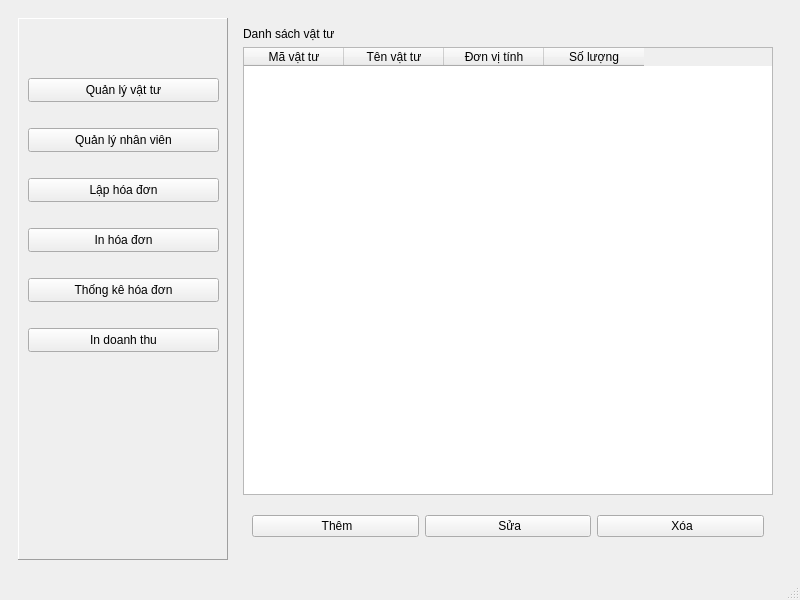
<?xml version="1.0" encoding="UTF-8"?>
<ui version="4.0">
 <class>MainWindow</class>
 <widget class="QMainWindow" name="MainWindow">
  <property name="geometry">
   <rect>
    <x>0</x>
    <y>0</y>
    <width>800</width>
    <height>600</height>
   </rect>
  </property>
  <property name="minimumSize">
   <size>
    <width>120</width>
    <height>0</height>
   </size>
  </property>
  <property name="windowTitle">
   <string>MainWindow</string>
  </property>
  <widget class="QWidget" name="centralwidget">
   <layout class="QHBoxLayout" name="horizontalLayout_2">
    <item>
     <widget class="QWidget" name="widget" native="true">
      <layout class="QHBoxLayout" name="horizontalLayout_3">
       <item>
        <widget class="QFrame" name="sidebar">
         <property name="minimumSize">
          <size>
           <width>210</width>
           <height>0</height>
          </size>
         </property>
         <property name="frameShape">
          <enum>QFrame::Shape::Panel</enum>
         </property>
         <property name="frameShadow">
          <enum>QFrame::Shadow::Raised</enum>
         </property>
         <widget class="QPushButton" name="btnVatTu">
          <property name="geometry">
           <rect>
            <x>10</x>
            <y>60</y>
            <width>191</width>
            <height>24</height>
           </rect>
          </property>
          <property name="text">
           <string>Quản lý vật tư</string>
          </property>
         </widget>
         <widget class="QPushButton" name="btnNhanVien">
          <property name="geometry">
           <rect>
            <x>10</x>
            <y>110</y>
            <width>191</width>
            <height>24</height>
           </rect>
          </property>
          <property name="text">
           <string>Quản lý nhân viên</string>
          </property>
         </widget>
         <widget class="QPushButton" name="btnLapHD">
          <property name="geometry">
           <rect>
            <x>10</x>
            <y>160</y>
            <width>191</width>
            <height>24</height>
           </rect>
          </property>
          <property name="text">
           <string>Lập hóa đơn</string>
          </property>
         </widget>
         <widget class="QPushButton" name="btnInHD">
          <property name="geometry">
           <rect>
            <x>10</x>
            <y>210</y>
            <width>191</width>
            <height>24</height>
           </rect>
          </property>
          <property name="text">
           <string>In hóa đơn</string>
          </property>
         </widget>
         <widget class="QPushButton" name="btnThongKe">
          <property name="geometry">
           <rect>
            <x>10</x>
            <y>260</y>
            <width>191</width>
            <height>24</height>
           </rect>
          </property>
          <property name="text">
           <string>Thống kê hóa đơn</string>
          </property>
         </widget>
         <widget class="QPushButton" name="btnDoanhThu">
          <property name="geometry">
           <rect>
            <x>10</x>
            <y>310</y>
            <width>191</width>
            <height>24</height>
           </rect>
          </property>
          <property name="text">
           <string>In doanh thu</string>
          </property>
         </widget>
        </widget>
       </item>
       <item>
        <widget class="QStackedWidget" name="stackedWidget">
         <property name="currentIndex">
          <number>0</number>
         </property>
         <widget class="QWidget" name="pageVatTu">
          <layout class="QVBoxLayout" name="verticalLayout">
           <item>
            <widget class="QLabel" name="label_6">
             <property name="text">
              <string>Danh sách vật tư</string>
             </property>
            </widget>
           </item>
           <item>
            <widget class="QTableWidget" name="tableVatTu">
             <column>
              <property name="text">
               <string>Mã vật tư</string>
              </property>
             </column>
             <column>
              <property name="text">
               <string>Tên vật tư</string>
              </property>
             </column>
             <column>
              <property name="text">
               <string>Đơn vị tính</string>
              </property>
             </column>
             <column>
              <property name="text">
               <string>Số lượng</string>
              </property>
             </column>
            </widget>
           </item>
           <item>
            <widget class="QWidget" name="widget_2" native="true">
             <property name="minimumSize">
              <size>
               <width>0</width>
               <height>50</height>
              </size>
             </property>
             <layout class="QHBoxLayout" name="horizontalLayout">
              <item>
               <widget class="QPushButton" name="btnThemVT">
                <property name="text">
                 <string> Thêm</string>
                </property>
                <property name="icon">
                 <iconset theme="QIcon::ThemeIcon::ListAdd"/>
                </property>
                <property name="checkable">
                 <bool>false</bool>
                </property>
                <property name="checked">
                 <bool>false</bool>
                </property>
               </widget>
              </item>
              <item>
               <widget class="QPushButton" name="btnSuaVT">
                <property name="text">
                 <string> Sửa</string>
                </property>
                <property name="icon">
                 <iconset theme="QIcon::ThemeIcon::MailMessageNew"/>
                </property>
               </widget>
              </item>
              <item>
               <widget class="QPushButton" name="btnXoaVT">
                <property name="text">
                 <string> Xóa</string>
                </property>
                <property name="icon">
                 <iconset theme="QIcon::ThemeIcon::EditClear"/>
                </property>
               </widget>
              </item>
             </layout>
            </widget>
           </item>
          </layout>
         </widget>
         <widget class="QWidget" name="pageNhanVien">
          <layout class="QVBoxLayout" name="verticalLayout_2">
           <item>
            <widget class="QLabel" name="label_5">
             <property name="text">
              <string>Danh sách nhân viên</string>
             </property>
            </widget>
           </item>
           <item>
            <layout class="QHBoxLayout" name="horizontalLayout_6">
             <item>
              <widget class="QPushButton" name="btnSapXepTheoTen">
               <property name="text">
                <string>Sắp xếp theo tên (trùng tên theo họ)</string>
               </property>
              </widget>
             </item>
             <item>
              <widget class="QPushButton" name="btnSapXepTheoMa">
               <property name="text">
                <string>Sắp xếp theo mã nhân viên</string>
               </property>
              </widget>
             </item>
            </layout>
           </item>
           <item>
            <widget class="QTableWidget" name="tableNhanVien">
             <column>
              <property name="text">
               <string>Mã nhân viên</string>
              </property>
             </column>
             <column>
              <property name="text">
               <string>Họ nhân viên</string>
              </property>
             </column>
             <column>
              <property name="text">
               <string>Tên nhân viên</string>
              </property>
             </column>
             <column>
              <property name="text">
               <string>Giới tính</string>
              </property>
             </column>
            </widget>
           </item>
           <item>
            <widget class="QWidget" name="widget_3" native="true">
             <property name="minimumSize">
              <size>
               <width>0</width>
               <height>50</height>
              </size>
             </property>
             <layout class="QHBoxLayout" name="horizontalLayout_4">
              <item>
               <widget class="QPushButton" name="btnThemNV">
                <property name="text">
                 <string> Thêm</string>
                </property>
                <property name="icon">
                 <iconset theme="QIcon::ThemeIcon::ListAdd"/>
                </property>
                <property name="checkable">
                 <bool>false</bool>
                </property>
                <property name="checked">
                 <bool>false</bool>
                </property>
               </widget>
              </item>
              <item>
               <widget class="QPushButton" name="btnSuaNV">
                <property name="text">
                 <string> Sửa</string>
                </property>
                <property name="icon">
                 <iconset theme="QIcon::ThemeIcon::MailMessageNew"/>
                </property>
               </widget>
              </item>
              <item>
               <widget class="QPushButton" name="btnXoaNV">
                <property name="text">
                 <string> Xóa</string>
                </property>
                <property name="icon">
                 <iconset theme="QIcon::ThemeIcon::EditClear"/>
                </property>
               </widget>
              </item>
             </layout>
            </widget>
           </item>
          </layout>
         </widget>
         <widget class="QWidget" name="pageLapHD">
          <layout class="QVBoxLayout" name="verticalLayout_4">
           <item>
            <layout class="QHBoxLayout" name="horizontalLayout_5">
             <item>
              <layout class="QVBoxLayout" name="verticalLayout_11">
               <item>
                <widget class="QLabel" name="label_7">
                 <property name="text">
                  <string>Danh sách nhân viên:</string>
                 </property>
                </widget>
               </item>
               <item>
                <widget class="QTableWidget" name="tableNV">
                 <attribute name="verticalHeaderStretchLastSection">
                  <bool>false</bool>
                 </attribute>
                 <column>
                  <property name="text">
                   <string>Mã MV</string>
                  </property>
                 </column>
                 <column>
                  <property name="text">
                   <string>Họ</string>
                  </property>
                 </column>
                 <column>
                  <property name="text">
                   <string>Tên</string>
                  </property>
                 </column>
                </widget>
               </item>
              </layout>
             </item>
             <item>
              <layout class="QVBoxLayout" name="verticalLayout_10">
               <property name="leftMargin">
                <number>0</number>
               </property>
               <item>
                <widget class="QLabel" name="label_8">
                 <property name="text">
                  <string>Danh sách vật tư:</string>
                 </property>
                </widget>
               </item>
               <item>
                <widget class="QTableWidget" name="tableVT">
                 <column>
                  <property name="text">
                   <string>Mã VT</string>
                  </property>
                 </column>
                 <column>
                  <property name="text">
                   <string>Tên</string>
                  </property>
                 </column>
                 <column>
                  <property name="text">
                   <string>Tồn kho</string>
                  </property>
                 </column>
                </widget>
               </item>
              </layout>
             </item>
            </layout>
           </item>
           <item>
            <layout class="QHBoxLayout" name="horizontalLayout_7">
             <item>
              <layout class="QVBoxLayout" name="verticalLayout_8">
               <property name="rightMargin">
                <number>0</number>
               </property>
               <item>
                <widget class="QLabel" name="label">
                 <property name="text">
                  <string>Mã nhân viên lập:</string>
                 </property>
                </widget>
               </item>
               <item>
                <widget class="QComboBox" name="comboMaNV">
                 <property name="minimumSize">
                  <size>
                   <width>120</width>
                   <height>0</height>
                  </size>
                 </property>
                </widget>
               </item>
              </layout>
             </item>
             <item>
              <layout class="QVBoxLayout" name="verticalLayout_7">
               <property name="spacing">
                <number>6</number>
               </property>
               <property name="sizeConstraint">
                <enum>QLayout::SizeConstraint::SetDefaultConstraint</enum>
               </property>
               <property name="leftMargin">
                <number>0</number>
               </property>
               <property name="topMargin">
                <number>0</number>
               </property>
               <property name="rightMargin">
                <number>0</number>
               </property>
               <item>
                <widget class="QLabel" name="label_2">
                 <property name="maximumSize">
                  <size>
                   <width>200</width>
                   <height>16777215</height>
                  </size>
                 </property>
                 <property name="text">
                  <string>Số hóa đơn:</string>
                 </property>
                </widget>
               </item>
               <item>
                <widget class="QLineEdit" name="txtSoHD">
                 <property name="maximumSize">
                  <size>
                   <width>200</width>
                   <height>16777215</height>
                  </size>
                 </property>
                </widget>
               </item>
              </layout>
             </item>
             <item>
              <layout class="QVBoxLayout" name="verticalLayout_6">
               <item>
                <widget class="QLabel" name="label_3">
                 <property name="text">
                  <string>Ngày lập:</string>
                 </property>
                </widget>
               </item>
               <item>
                <widget class="QDateEdit" name="dateNgayLap"/>
               </item>
              </layout>
             </item>
             <item>
              <layout class="QVBoxLayout" name="verticalLayout_5">
               <item>
                <widget class="QGroupBox" name="groupBox">
                 <property name="title">
                  <string>Loại hóa đơn:</string>
                 </property>
                 <layout class="QHBoxLayout" name="horizontalLayout_8">
                  <item>
                   <widget class="QRadioButton" name="radioNhap">
                    <property name="text">
                     <string>Nhập</string>
                    </property>
                   </widget>
                  </item>
                  <item>
                   <widget class="QRadioButton" name="radioXuat">
                    <property name="text">
                     <string>Xuất</string>
                    </property>
                   </widget>
                  </item>
                 </layout>
                </widget>
               </item>
              </layout>
             </item>
            </layout>
           </item>
           <item>
            <layout class="QVBoxLayout" name="verticalLayout_3">
             <property name="spacing">
              <number>5</number>
             </property>
             <property name="bottomMargin">
              <number>0</number>
             </property>
             <item>
              <widget class="QLabel" name="label_4">
               <property name="text">
                <string>Chi tiết hóa đơn:</string>
               </property>
              </widget>
             </item>
             <item>
              <layout class="QHBoxLayout" name="horizontalLayout_10">
               <item>
                <widget class="QTableWidget" name="tableCTHD">
                 <column>
                  <property name="text">
                   <string>Mã vật tư</string>
                  </property>
                 </column>
                 <column>
                  <property name="text">
                   <string>Số lượng</string>
                  </property>
                 </column>
                 <column>
                  <property name="text">
                   <string>Đơn giá</string>
                  </property>
                 </column>
                 <column>
                  <property name="text">
                   <string>%VAT</string>
                  </property>
                 </column>
                </widget>
               </item>
               <item>
                <layout class="QVBoxLayout" name="verticalLayout_9">
                 <property name="spacing">
                  <number>0</number>
                 </property>
                 <property name="topMargin">
                  <number>0</number>
                 </property>
                 <property name="bottomMargin">
                  <number>80</number>
                 </property>
                 <item>
                  <widget class="QPushButton" name="btnAdd">
                   <property name="text">
                    <string>Thêm dòng</string>
                   </property>
                  </widget>
                 </item>
                 <item>
                  <widget class="QPushButton" name="btnDel">
                   <property name="text">
                    <string>Xóa dòng</string>
                   </property>
                  </widget>
                 </item>
                </layout>
               </item>
              </layout>
             </item>
             <item>
              <widget class="QPushButton" name="btnLuu">
               <property name="text">
                <string> Lưu</string>
               </property>
               <property name="icon">
                <iconset theme="QIcon::ThemeIcon::DocumentSave"/>
               </property>
              </widget>
             </item>
            </layout>
           </item>
          </layout>
         </widget>
         <widget class="QWidget" name="pageInHD">
          <widget class="QLabel" name="label_10">
           <property name="geometry">
            <rect>
             <x>240</x>
             <y>120</y>
             <width>111</width>
             <height>16</height>
            </rect>
           </property>
           <property name="text">
            <string>In hóa đơn</string>
           </property>
          </widget>
         </widget>
         <widget class="QWidget" name="pageThongKe">
          <widget class="QLabel" name="label_11">
           <property name="geometry">
            <rect>
             <x>210</x>
             <y>130</y>
             <width>111</width>
             <height>16</height>
            </rect>
           </property>
           <property name="text">
            <string>Thống kê hóa đơn</string>
           </property>
          </widget>
         </widget>
         <widget class="QWidget" name="pageDoanhThu">
          <widget class="QLabel" name="label_9">
           <property name="geometry">
            <rect>
             <x>200</x>
             <y>70</y>
             <width>111</width>
             <height>16</height>
            </rect>
           </property>
           <property name="text">
            <string>In doanh thu</string>
           </property>
          </widget>
         </widget>
        </widget>
       </item>
      </layout>
     </widget>
    </item>
   </layout>
  </widget>
  <widget class="QMenuBar" name="menubar">
   <property name="geometry">
    <rect>
     <x>0</x>
     <y>0</y>
     <width>800</width>
     <height>21</height>
    </rect>
   </property>
  </widget>
  <widget class="QStatusBar" name="statusbar"/>
 </widget>
 <resources/>
 <connections/>
</ui>
